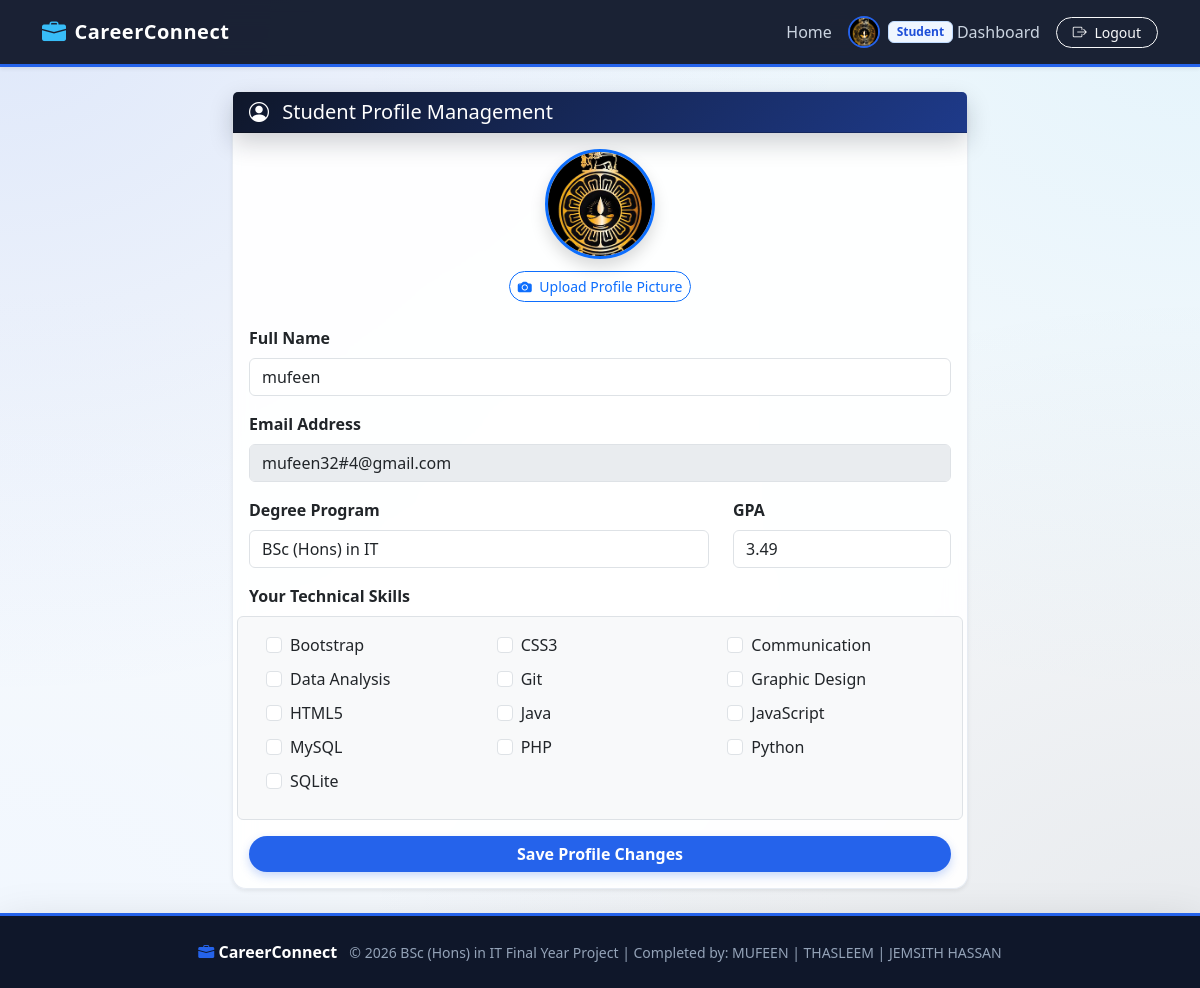
Screenshot of /student_profile.php (signed in) with the database file from the repository.
### tables this page shows
CREATE TABLE students (
            student_id INTEGER PRIMARY KEY AUTOINCREMENT,
            user_id INTEGER NOT NULL UNIQUE,
            degree TEXT NOT NULL,
            gpa REAL DEFAULT 0.0,
            cv_path TEXT DEFAULT NULL,
            FOREIGN KEY (user_id) REFERENCES users(user_id) ON DELETE CASCADE
        );

CREATE TABLE users (
            user_id INTEGER PRIMARY KEY AUTOINCREMENT,
            name TEXT NOT NULL,
            email TEXT NOT NULL UNIQUE,
            password TEXT NOT NULL,
            role TEXT NOT NULL CHECK (role IN ('Student', 'Employer', 'Coordinator', 'Admin')),
            profile_pic TEXT DEFAULT NULL,
            created_at DATETIME DEFAULT CURRENT_TIMESTAMP
        );

CREATE TABLE skills (
            skill_id INTEGER PRIMARY KEY AUTOINCREMENT,
            skill_name TEXT NOT NULL UNIQUE
        );

### classes/User.php (called while the page is built, shortened)
<?php
class User {
    private PDO $db;
    public function __construct(PDO $db) {
        $this->db = $db;
    }
    public function getAllSkills(): array {
        return $this->db->query("SELECT * FROM skills ORDER BY skill_name ASC")->fetchAll();
    }
}

### student_profile.php (the view, shortened to what this page needs)
<?php
require_once __DIR__ . '/classes/User.php';
$db = Database::getConnection();
$userModel = new User($db);
$studentId = $_SESSION['student_id'];
$stmt = $db->prepare("SELECT u.name, u.email, u.profile_pic, s.degree, s.gpa FROM users u JOIN students s ON u.user_id = s.user_id WHERE s.student_id = :sid");
$stmt->execute([':sid' => $studentId]);
$profile = $stmt->fetch();
$skillStmt = $db->prepare("SELECT skill_id FROM student_skills WHERE student_id = :sid");
$skillStmt->execute([':sid' => $studentId]);
$currentSkills = $skillStmt->fetchAll(PDO::FETCH_COLUMN);
$allSkills = $userModel->getAllSkills();
require_once __DIR__ . '/includes/header.php';
?>
<div class="row justify-content-center">
    <div class="col-md-8">
        <div class="card shadow-sm">
            <div class="card-header bg-corporate-hero text-white d-flex justify-content-between align-items-center">
                <h5 class="mb-0"><i class="bi bi-person-circle me-2"></i> Student Profile Management</h5>
            </div>
            <div class="card-body">
                <form method="POST" enctype="multipart/form-data">
                    <div class="text-center mb-4">
                        <img src="<?= getProfilePicPath($profile['profile_pic']) ?>" class="rounded-circle shadow border border-3 border-primary mb-2" style="width: 110px; height: 110px; object-fit: cover;">
                        <div>
                            <label class="btn btn-sm btn-outline-primary rounded-pill mt-1">
                                <i class="bi bi-camera-fill me-1"></i> Upload Profile Picture
                            </label>
                        </div>
                    </div>
                    <div class="mb-3">
                        <label class="form-label fw-bold">Full Name</label>
                        <input type="text" name="name" class="form-control" value="<?= htmlspecialchars($profile['name'] ?? '') ?>" required>
                    </div>
                    <div class="mb-3">
                        <label class="form-label fw-bold">Email Address</label>
                        <input type="email" class="form-control" value="<?= htmlspecialchars($profile['email'] ?? '') ?>" disabled>
                    </div>
                    <div class="row">
                        <div class="col-md-8 mb-3">
                            <label class="form-label fw-bold">Degree Program</label>
                            <input type="text" name="degree" class="form-control" value="<?= htmlspecialchars($profile['degree'] ?? '') ?>" required>
                        </div>
                        <div class="col-md-4 mb-3">
                            <label class="form-label fw-bold">GPA</label>
                            <input type="number" step="0.01" min="0" max="4.0" name="gpa" class="form-control" value="<?= htmlspecialchars($profile['gpa'] ?? 0) ?>">
                        </div>
                    </div>
                    <div class="mb-3">
                        <label class="form-label fw-bold">Your Technical Skills</label>
                        <div class="row bg-light p-3 border rounded">
                            <?php foreach ($allSkills as $skill): ?>
                                <div class="col-md-4 col-6 mb-2">
                                    <div class="form-check">
                                        <input class="form-check-input" type="checkbox" name="skills[]" value="<?= $skill['skill_id'] ?>"
                                            id="skill_<?= $skill['skill_id'] ?>" <?= in_array($skill['skill_id'], $currentSkills) ? 'checked' : '' ?>>
                                        <label class="form-check-label" for="skill_<?= $skill['skill_id'] ?>">
                                            <?= htmlspecialchars($skill['skill_name']) ?>
                                        </label>
                                    </div>
                                </div>
                            <?php endforeach; ?>
                        </div>
                    </div>
                    <button type="submit" class="btn btn-sapphire w-100 rounded-pill">Save Profile Changes</button>
                </form>
            </div>
        </div>
    </div>
</div>
<?php require_once __DIR__ . '/includes/footer.php'; ?>

### includes/header.php (shortened to what this page needs)
<?php
function getProfilePicPath($picFileName) {
    if (!empty($picFileName) && file_exists(__DIR__ . '/../uploads/profiles/' . $picFileName)) {
        return 'uploads/profiles/' . htmlspecialchars($picFileName);
    }
    return 'https://ui-avatars.com/api/?name=' . urlencode($_SESSION['name'] ?? 'User') . '&background=2563eb&color=fff&size=128';
}
?>
<!DOCTYPE html>
<html lang="en">
<head>
    <link href="https://cdn.jsdelivr.net/npm/bootstrap@5.3.2/dist/css/bootstrap.min.css" rel="stylesheet">
    <link href="https://cdn.jsdelivr.net/npm/bootstrap-icons@1.11.1/font/bootstrap-icons.css" rel="stylesheet">
</head>
<body class="d-flex flex-column min-vh-100">
<nav class="navbar navbar-expand-lg navbar-dark navbar-slate shadow-sm sticky-top">
  <div class="container">
    <a class="navbar-brand d-flex align-items-center" href="index.php">
        <i class="bi bi-briefcase-fill me-2 fs-4"></i>CareerConnect
    </a>
    <div class="collapse navbar-collapse" id="navbarNav">
      <ul class="navbar-nav ms-auto align-items-center">
        <li class="nav-item"><a class="nav-link" href="index.php">Home</a></li>
        <?php if (isset($_SESSION['user_id'])): ?>
            <li class="nav-item">
                <a class="nav-link d-flex align-items-center me-2" href="dashboard.php">
                    <img src="<?= getProfilePicPath($_SESSION['profile_pic'] ?? '') ?>" class="nav-profile-img me-2">
                    <span class="badge badge-sapphire me-1"><?= htmlspecialchars($_SESSION['role']) ?></span> Dashboard
                </a>
            </li>
            <li class="nav-item">
                <a class="btn btn-outline-light btn-sm px-3 rounded-pill" href="logout.php">
                    <i class="bi bi-box-arrow-right me-1"></i> Logout
                </a>
            </li>
        <?php endif; ?>
      </ul>
    </div>
  </div>
</nav>
<div class="container my-4 flex-grow-1">

### includes/footer.php (shortened to what this page needs)
</div>
<footer class="footer mt-auto py-4 text-center shadow-lg" style="background-color: var(--navy-900); border-top: 3px solid var(--sapphire-600); color: #94a3b8;">
  <div class="container">
    <div class="row align-items-center">
      <div class="col-md-12 text-center">
        <span class="fw-bold text-white me-2"><i class="bi bi-briefcase-fill text-sapphire"></i> CareerConnect</span>
        <small>&copy; <?= date('Y') ?> BSc (Hons) in IT Final Year Project | Completed by: MUFEEN | THASLEEM | JEMSITH HASSAN</small>
      </div>
    </div>
  </div>
</footer>
</body>
</html>

### includes/header.php (style rules this page uses)
:root { --navy-900: #0f172a; --navy-800: #1e293b; --sapphire-600: #2563eb; --sapphire-700: #1d4ed8; --sapphire-50: #eff6ff; --slate-800: #1e293b; --slate-600: #475569; }
body { background: radial-gradient(at 0% 0%, rgba(37, 99, 235, 0.12) 0px, transparent 50%), radial-gradient(at 100% 0%, rgba(56, 189, 248, 0.10) 0px, transparent 50%), radial-gradient(at 100% 100%, rgba(30, 41, 59, 0.08) 0px, transparent 50%), radial-gradient(at 0% 100%, rgba(239, 246, 255, 0.8) 0px, transparent 50%), #f8fafc; background-attachment: fixed; color: var(--slate-800); font-family: 'Segoe UI', system-ui, -apple-system, sans-serif; min-height: 100vh; }
.navbar-slate { background: rgba(15, 23, 42, 0.95) !important; backdrop-filter: blur(12px); border-bottom: 3px solid var(--sapphire-600); }
.navbar-brand { font-weight: 800; color: #ffffff !important; letter-spacing: 0.5px; }
.navbar-brand i { color: #38bdf8; }
.nav-link { color: #cbd5e1 !important; font-weight: 500; }
.btn-sapphire { background-color: var(--sapphire-600); color: #ffffff; border: none; font-weight: 600; box-shadow: 0 4px 10px rgba(37, 99, 235, 0.25); transition: all 0.2s ease; }
.card { background: rgba(255, 255, 255, 0.92); backdrop-filter: blur(10px); border: 1px solid rgba(226, 232, 240, 0.8); border-radius: 14px; box-shadow: 0 4px 15px rgba(15, 23, 42, 0.05); transition: transform 0.25s ease, box-shadow 0.25s ease; }
.bg-corporate-hero { background: linear-gradient(135deg, var(--navy-900) 0%, #1e3a8a 100%); color: #ffffff; border-radius: 16px; box-shadow: 0 10px 25px rgba(15, 23, 42, 0.2); }
.badge-sapphire { background-color: var(--sapphire-50); color: var(--sapphire-700); border: 1px solid #bfdbfe; font-weight: 600; }
.nav-profile-img { width: 32px; height: 32px; object-fit: cover; border-radius: 50%; border: 2px solid var(--sapphire-600); }
.text-sapphire { color: var(--sapphire-600) !important; }

### rows the page displays
students: user.profile_pic (picture), name "mufeen", user.email "mufeen32#4@gmail.com", degree "BSc (Hons) in IT", gpa "3.49"
skills: skill_name "Bootstrap"
skills: skill_name "CSS3"
skills: skill_name "Communication"
skills: skill_name "Data Analysis"
skills: skill_name "Git"
skills: skill_name "Graphic Design"
skills: skill_name "HTML5"
skills: skill_name "Java"
skills: skill_name "JavaScript"
skills: skill_name "MySQL"
skills: skill_name "PHP"
skills: skill_name "Python"
skills: skill_name "SQLite"

### other values shown
$_SESSION['role'] "Student"
